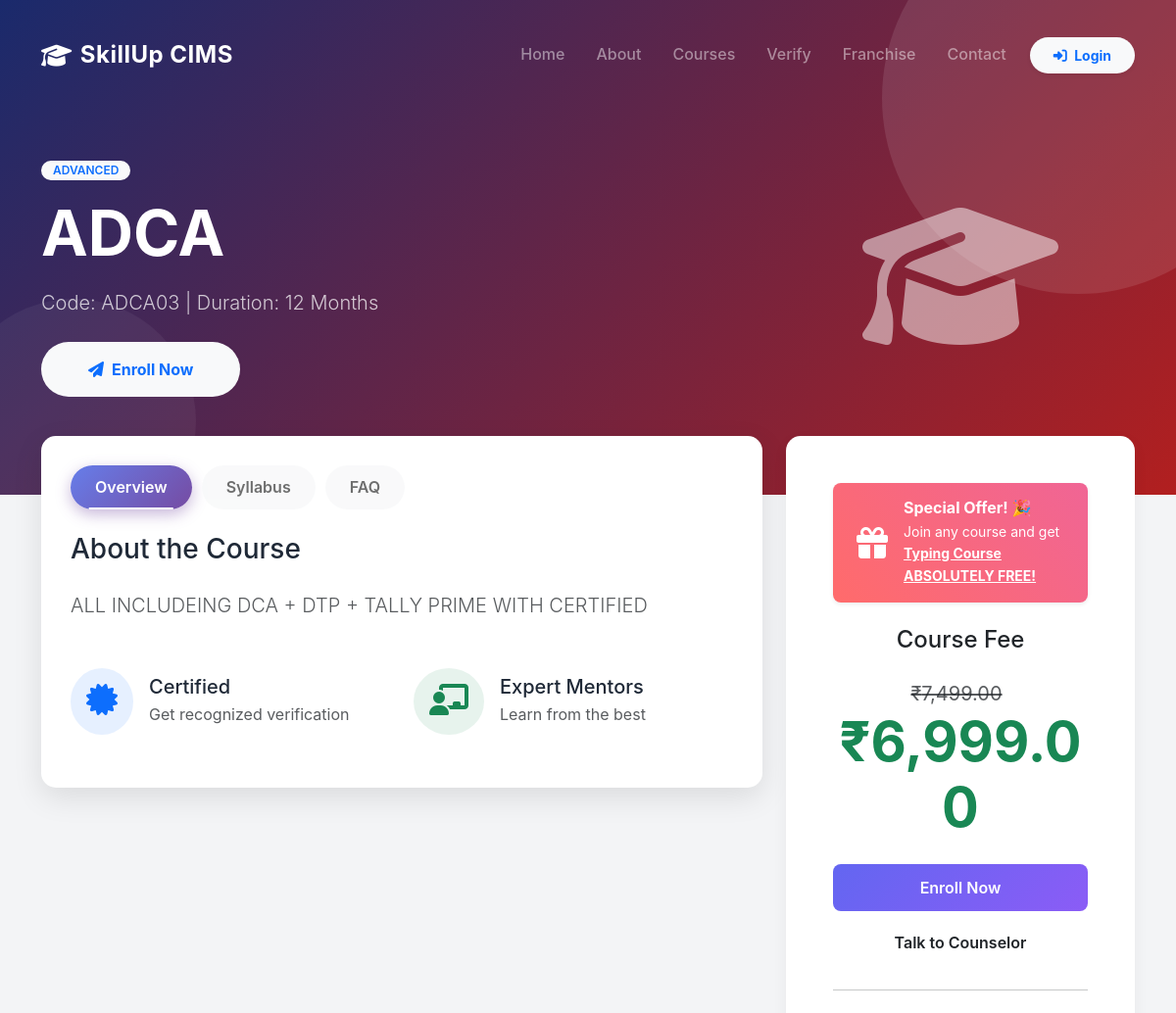
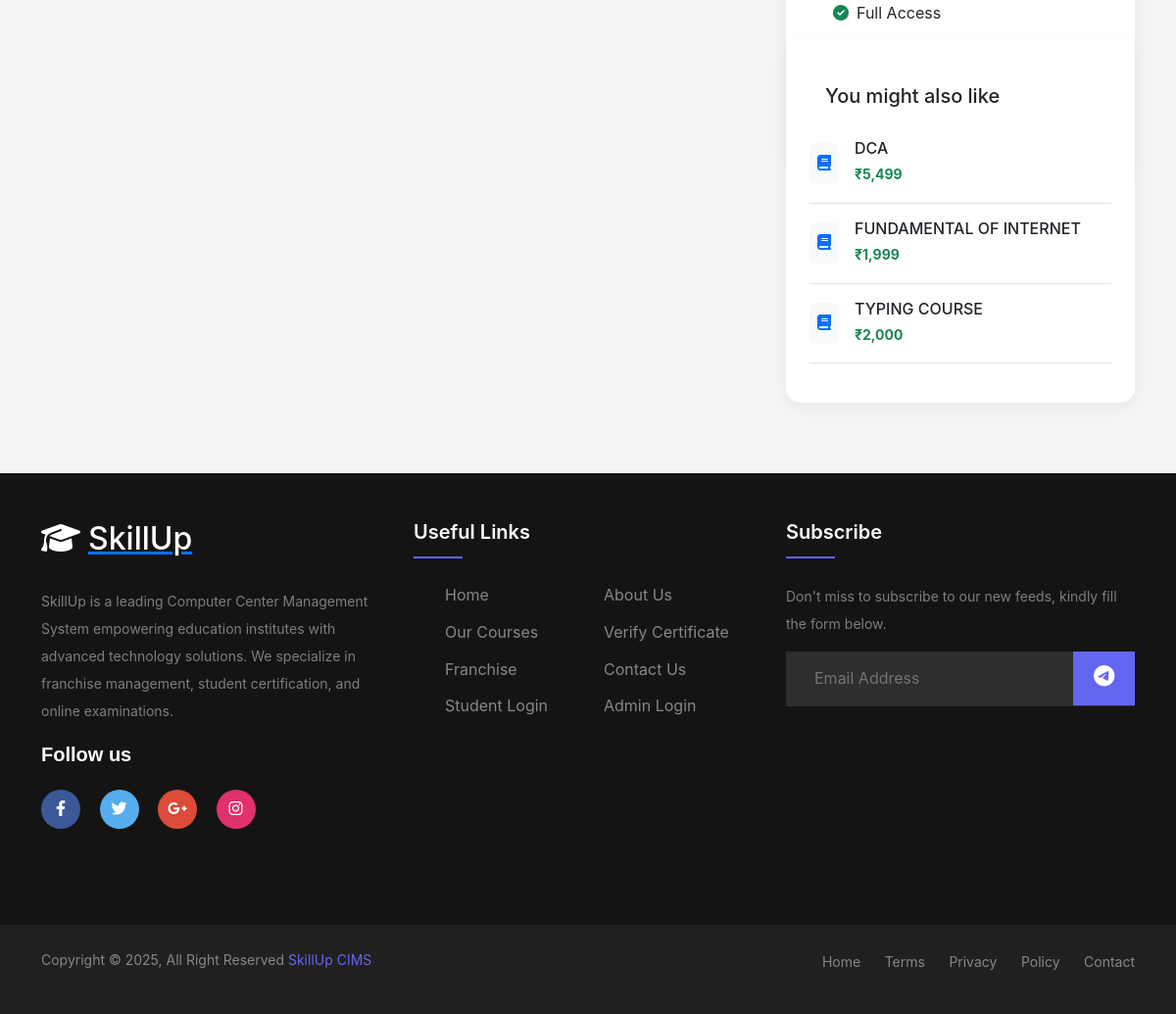
Screenshot of /public/course/details?id=3 with the database file from the repository (2 pictures, top to bottom).
### tables this page shows
CREATE TABLE `courses` (
  `id` int(10) UNSIGNED NOT NULL,
  `course_code` varchar(20) NOT NULL,
  `course_name` varchar(200) NOT NULL,
  `duration` int(11) NOT NULL COMMENT 'Duration in months',
  `fee` decimal(10,2) NOT NULL,
  `regular_price` decimal(10,2) DEFAULT 0.00,
  `offer_price` decimal(10,2) DEFAULT 0.00,
  `description` text DEFAULT NULL,
  `syllabus` text DEFAULT NULL,
  `category` varchar(100) DEFAULT NULL,
  `status` enum('active','inactive') DEFAULT 'active',
  `created_at` timestamp NOT NULL DEFAULT current_timestamp(),
  `updated_at` timestamp NOT NULL DEFAULT current_timestamp() ON UPDATE current_timestamp()
);

### app/Controllers/HomeController.php (called while the page is built, shortened)
<?php
class HomeController extends Controller
{
    public function courseDetails()
    {
        $id = $_GET['id'] ?? null;
        $db = Database::getInstance();
        $course = $db->fetchOne("SELECT * FROM courses WHERE id = ? AND status = 'active'", [$id]);
        $otherCourses = $db->fetchAll("SELECT * FROM courses WHERE status = 'active' AND id != ? LIMIT 5", [$id]);
        $this->view('public/course_details', [
            'course' => $course,
            'otherCourses' => $otherCourses
        ], null);
    }
}

### public/index.php (called while the page is built, shortened)
<?php
spl_autoload_register(function ($class) {
    $paths = [
        __DIR__ . '/../core/' . $class . '.php',
        __DIR__ . '/../app/Controllers/' . $class . '.php',
        __DIR__ . '/../app/Models/' . $class . '.php',
        __DIR__ . '/../app/Middleware/' . $class . '.php',
    ];
    foreach ($paths as $path) {
        if (file_exists($path)) {
            return;
        }
    }
});
require __DIR__ . '/../app/Helpers/helpers.php';
$router = new Router();
$router->dispatch();

### app/Helpers/helpers.php (called while the page is built, shortened)
<?php
function url($path = '')
{
    $appUrl = 'http://localhost/skillup/public';
    $appUrl = rtrim($appUrl, '/');
    $path = ltrim($path, '/');
    if (str_contains($path, 'public/') && str_ends_with($appUrl, 'public')) {
        $path = str_replace('public/', '', $path);
    }
    return $appUrl . '/' . $path;
}
function e($string)
{
    return htmlspecialchars($string ?? '', ENT_QUOTES, 'UTF-8');
}

### config/database.php (called while the page is built)
<?php
return [
    'host' => getenv('DB_HOST') ?: 'localhost',
    'database' => getenv('DB_NAME') ?: 'skillup_cims',
    'username' => getenv('DB_USER') ?: 'root',
    'password' => getenv('DB_PASS') ?: '',
    'charset' => 'utf8mb4',
    'collation' => 'utf8mb4_unicode_ci',
];

### core/Database.php (called while the page is built, shortened)
<?php
class Database
{
    private static $instance = null;
    private $connection;
    private function __construct()
    {
        try {
            $config = require __DIR__ . '/../config/database.php';
            $dsn = "mysql:host={$config['host']};dbname={$config['database']};charset={$config['charset']}";
            $options = [
                PDO::ATTR_ERRMODE => PDO::ERRMODE_EXCEPTION,
                PDO::ATTR_DEFAULT_FETCH_MODE => PDO::FETCH_ASSOC,
                PDO::ATTR_EMULATE_PREPARES => false,
            ];
            $this->connection = new PDO($dsn, $config['username'], $config['password'], $options);
        } catch (PDOException $e) {
            die("Database Connection Failed: " . $e->getMessage());
        }
    }
    public static function getInstance()
    {
        if (self::$instance === null) {
            self::$instance = new self();
        }
        return self::$instance;
    }
    public function query($sql, $params = [])
    {
        try {
            $stmt = $this->connection->prepare($sql);
            $stmt->execute($params);
            return $stmt;
        } catch (PDOException $e) {
            error_log("Query Error: " . $e->getMessage());
            throw $e;
        }
    }
    public function fetchOne($sql, $params = [])
    {
        $stmt = $this->query($sql, $params);
        return $stmt->fetch();
    }
    public function fetchAll($sql, $params = [])
    {
        $stmt = $this->query($sql, $params);
        return $stmt->fetchAll();
    }
}

### views/public/course_details.php (the view, shortened to what this page needs)
<!DOCTYPE html>
<html lang="en">
<head>
    <link href="https://cdn.jsdelivr.net/npm/bootstrap@5.3.0/dist/css/bootstrap.min.css" rel="stylesheet">
    <link rel="stylesheet" href="https://cdnjs.cloudflare.com/ajax/libs/font-awesome/6.4.0/css/all.min.css">
    <link rel="stylesheet" href="<?= url('public/assets/css/custom.css') ?>">
</head>
<body>
    <?php require_once VIEW_PATH . '/partials/public_navbar.php'; ?>
    <section class="course-hero">
        <div class="container position-relative" style="z-index: 2;">
            <div class="row align-items-center">
                <div class="col-lg-8">
                    <?php if ($course['category']): ?>
                        <span class="badge bg-light text-primary mb-3"><?= e($course['category']) ?></span>
                    <?php endif; ?>
                    <h1 class="display-3 fw-bold mb-3"><?= e($course['course_name']) ?></h1>
                    <p class="lead mb-4 opacity-75">Code: <?= e($course['course_code']) ?> | Duration:
                        <?= e($course['duration']) ?> Months
                    </p>
                    <button class="btn btn-light btn-lg px-5 py-3 fw-bold rounded-pill text-primary"
                        data-bs-toggle="modal" data-bs-target="#leadFormModal">
                        <i class="fas fa-paper-plane me-2"></i>Enroll Now
                    </button>
                </div>
                <div class="col-lg-4 text-center d-none d-lg-block">
                    <i class="fas fa-graduation-cap fa-10x opacity-50 text-white"></i>
                </div>
            </div>
        </div>
    </section>
    <div class="container pb-5">
        <div class="row">
            <div class="col-lg-8">
                <div class="info-card mb-5">
                    <ul class="nav nav-pills mb-4" id="courseTab" role="tablist">
                        <li class="nav-item">
                            <button class="nav-link active" data-bs-toggle="pill"
                                data-bs-target="#overview">Overview</button>
                        </li>
                        <li class="nav-item">
                            <button class="nav-link" data-bs-toggle="pill" data-bs-target="#syllabus">Syllabus</button>
                        </li>
                        <li class="nav-item">
                            <button class="nav-link" data-bs-toggle="pill" data-bs-target="#faq">FAQ</button>
                        </li>
                    </ul>
                    <div class="tab-content" id="courseTabContent">
                        <div class="tab-pane fade show active" id="overview">
                            <h3 class="mb-4">About the Course</h3>
                            <p class="text-muted lead"><?= nl2br(e($course['description'])) ?></p>
                            <div class="row mt-5">
                                <div class="col-md-6 mb-4">
                                    <div class="d-flex align-items-center">
                                        <div class="bg-primary bg-opacity-10 p-3 rounded-circle me-3">
                                            <i class="fas fa-certificate text-primary fa-2x"></i>
                                        </div>
                                        <div>
                                            <h5 class="mb-1">Certified</h5>
                                            <p class="mb-0 text-muted">Get recognized verification</p>
                                        </div>
                                    </div>
                                </div>
                                <div class="col-md-6 mb-4">
                                    <div class="d-flex align-items-center">
                                        <div class="bg-success bg-opacity-10 p-3 rounded-circle me-3">
                                            <i class="fas fa-chalkboard-teacher text-success fa-2x"></i>
                                        </div>
                                        <div>
                                            <h5 class="mb-1">Expert Mentors</h5>
                                            <p class="mb-0 text-muted">Learn from the best</p>
                                        </div>
                                    </div>
                                </div>
                            </div>
                        </div>
                    </div>
                </div>
            </div>
            <div class="col-lg-4" style="margin-top: -100px;">
                <div class="card sidebar-card mb-4 position-relative">
                    <div class="card-body p-4">
                        <div class="alert alert-warning gradient-alert text-white shadow-sm mb-4" role="alert"
                            style="background: linear-gradient(45deg, #ff6b6b, #f06595); border: none;">
                            <div class="d-flex align-items-center">
                                <i class="fas fa-gift fa-2x me-3"></i>
                                <div>
                                    <h6 class="alert-heading fw-bold mb-1">Special Offer! 🎉</h6>
                                    <p class="mb-0 small">Join any course and get <a
                                            href="<?= url('course/details?id=2') ?>"
                                            class="text-white fw-bold text-decoration-underline">Typing Course
                                            ABSOLUTELY FREE!</a></p>
                                </div>
                            </div>
                        </div>
                        <h4 class="text-center mb-4">Course Fee</h4>
                        <div class="text-center mb-4">
                            <?php if (!empty($course['regular_price']) && $course['regular_price'] > $course['offer_price']): ?>
                                <span
                                    class="text-muted text-decoration-line-through fs-5 me-2">₹<?= number_format($course['regular_price'], 2) ?></span>
                            <?php endif; ?>
                            <span
                                class="display-4 fw-bold text-success">₹<?= number_format($course['offer_price'], 2) ?></span>
                        </div>
                        <div class="d-grid gap-2">
                            <button class="btn btn-primary btn-lg shine-effect" data-bs-toggle="modal"
                                data-bs-target="#leadFormModal">
                                Enroll Now
                            </button>
                            <a href="<?= url('contact') ?>" class="btn btn-outline-dark">Talk to Counselor</a>
                        </div>
                        <hr class="my-4">
                        <ul class="list-unstyled mb-0">
                            <li class="mb-3"><i class="fas fa-check-circle text-success me-2"></i>Full Access</li>
                            <li class="mb-3"><i class="fas fa-check-circle text-success me-2"></i>Study Material</li>
                            <li class="mb-3"><i class="fas fa-check-circle text-success me-2"></i>Certificate of
                                Completion</li>
                        </ul>
                    </div>
                </div>
                <?php if (!empty($otherCourses)): ?>
                    <div class="card sidebar-card">
                        <div class="card-header bg-white border-0 pt-4">
                            <h5 class="mb-0">You might also like</h5>
                        </div>
                        <div class="card-body">
                            <?php foreach ($otherCourses as $other): ?>
                                <div class="d-flex align-items-center mb-3 pb-3 border-bottom">
                                    <div class="bg-light p-2 rounded me-3">
                                        <i class="fas fa-book text-primary"></i>
                                    </div>
                                    <div>
                                        <h6 class="mb-1"><a href="<?= url('course/details?id=' . $other['id']) ?>"
                                                class="text-decoration-none text-dark"><?= e($other['course_name']) ?></a></h6>
                                        <small class="text-success fw-bold">₹<?= number_format($other['offer_price']) ?></small>
                                    </div>
                                </div>
                            <?php endforeach; ?>
                        </div>
                    </div>
                <?php endif; ?>
            </div>
        </div>
    </div>
    <?php require_once VIEW_PATH . '/partials/public_footer.php'; ?>
</body>
</html>

### core/Router.php (shortened to what this page needs)
<?php
class Router
{
    private $routes = [];
    private function addRoute($method, $uri, $controller, $action, $middleware = [])
    {
        if (strpos($controller, '@') !== false && $action === null) {
            list($controller, $action) = explode('@', $controller);
        }
        $this->routes[] = [
            'method' => $method,
            'uri' => $uri,
            'controller' => $controller,
            'action' => $action,
            'middleware' => $middleware
        ];
    }
    public function dispatch()
    {
        $requestUri = $this->getRequestUri();
        $requestMethod = $_SERVER['REQUEST_METHOD'];
        foreach ($this->routes as $route) {
            if ($route['method'] === $requestMethod && $this->matchRoute($route['uri'], $requestUri, $params)) {
                $controllerClass = $route['controller'];
                $action = $route['action'];
                if (class_exists($controllerClass)) {
                    $controller = new $controllerClass();
                    if (method_exists($controller, $action)) {
                        call_user_func_array([$controller, $action], $params);
                        return;
                    }
                }
                return;
            }
        }
    }
    private function matchRoute($routeUri, $requestUri, &$params = [])
    {
        $pattern = preg_replace('/\{(\w+)\}/', '([^/]+)', $routeUri);
        $pattern = '#^' . $pattern . '$#';
        if (preg_match($pattern, $requestUri, $matches)) {
            return true;
        }
        return false;
    }
    private function getRequestUri()
    {
        $uri = parse_url($_SERVER['REQUEST_URI'], PHP_URL_PATH);
        $scriptName = dirname($_SERVER['SCRIPT_NAME']);
        if ($scriptName !== '/' && strpos($uri, $scriptName) === 0) {
            $uri = substr($uri, strlen($scriptName));
        }
        return rtrim($uri, '/') ?: '/';
    }
}

### rows the page displays
courses: category "ADVANCED", course_name "ADCA", course_code "ADCA03", duration "12", description "ALL INCLUDEING DCA + DTP + TALLY PRIME WITH CERTIFIED", regular_price "7,499.00", offer_price "6,999.00"
courses: course_name "DCA", offer_price "5,499"
courses: course_name "FUNDAMENTAL OF INTERNET", offer_price "1,999"
courses: course_name "TYPING COURSE", offer_price "2,000"
